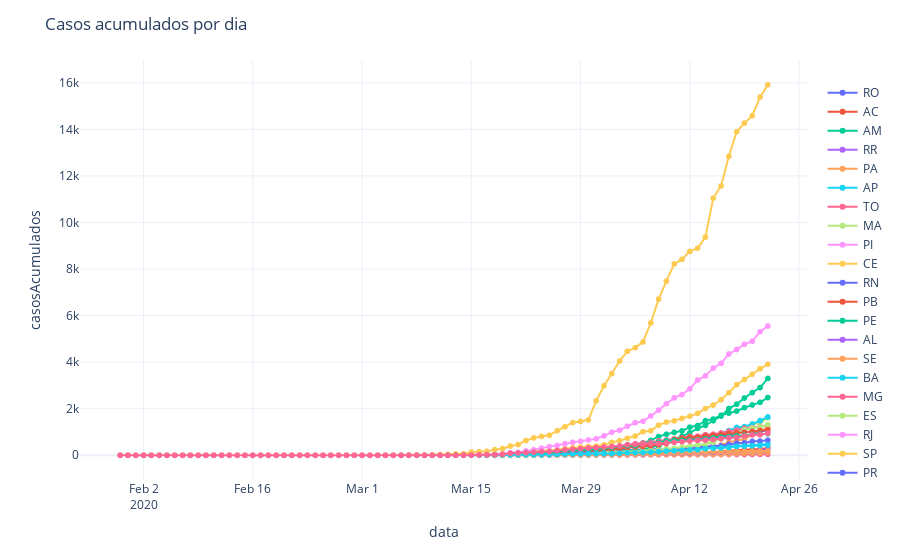

The notebook cell this image was saved under:
### Code cell
fig = px.line(dados, x='data', y='casosAcumulados',color="sigla",line_group="sigla", hover_name="sigla" , text='obitosAcumulados')
fig.update_layout(title='Casos acumulados por dia',legend_title='<b> </b>',
                   
                   showlegend=True, template="plotly_white",direction='clockwise',)
fig.show()
plotly.offline.plot(fig, filename='HTML/CasosAcumuladoEstadosDia.html', auto_open=False)
